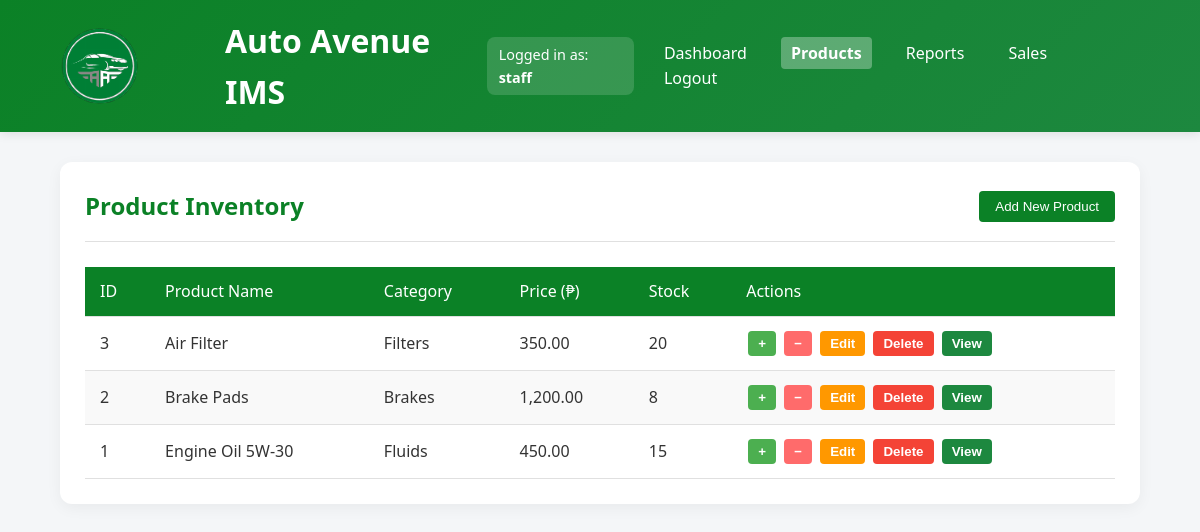
The app's page /products.php (signed in) with its own data.
### tables this page shows
CREATE TABLE `products` (
  `product_id` INT AUTO_INCREMENT PRIMARY KEY,
  `name` VARCHAR(100) NOT NULL,
  `description` TEXT,
  `quantity` INT NOT NULL DEFAULT 0,
  `price` DECIMAL(10,2) NOT NULL,
  `cost_price` DECIMAL(10,2),
  `category` VARCHAR(50),
  `supplier` VARCHAR(100),
  `supplier_contact` VARCHAR(100),
  `min_stock_level` INT DEFAULT 10,
  `is_active` BOOLEAN DEFAULT TRUE,
  `created_by` INT,
  `created_at` TIMESTAMP DEFAULT CURRENT_TIMESTAMP,
  `updated_at` TIMESTAMP DEFAULT CURRENT_TIMESTAMP ON UPDATE CURRENT_TIMESTAMP,
  `deleted_at` TIMESTAMP NULL,
  FOREIGN KEY (`created_by`) REFERENCES `users`(`user_id`) ON DELETE SET NULL,
  INDEX `idx_active` (`is_active`),
  INDEX `idx_category` (`category`)
);

### products.php (the view, shortened to what this page needs)
<?php
$conn = new mysqli('localhost', 'root', '', 'auto_avenue_db');
$result = null;
try {
    $sql = "SELECT * FROM products WHERE is_active = TRUE ORDER BY name ASC";
    $result = $conn->query($sql);
} catch (Exception $e) {
    $error_message = $e->getMessage();
}
?>
<!DOCTYPE html>
<html lang="en">
<head>
</head>
<body>
  <header>
    <div class="container">
      <div style="display: flex; align-items: center; gap: 15px;">
        <img src="autoavelogo.svg" alt="Auto Avenue Logo" class="logo" width="150">
        <h1>Auto Avenue IMS</h1>
      </div>
      <?php if (isset($_SESSION['role'])): ?>
        <div style="background-color: rgba(255, 255, 255, 0.15); padding: 6px 12px; border-radius: 8px; font-size: 0.9rem;">
          Logged in as: <strong><?= htmlspecialchars($_SESSION['role']) ?></strong>
        </div>
      <?php endif; ?>
      <nav>
        <a href="dashboard.php">Dashboard</a>
        <a href="products.php"class="active">Products</a>
        <a href="reports.php">Reports</a>
        <a href="sales.php">Sales</a>
        <a href="logout.php">Logout</a>
      </nav>
    </div>
  </header>
  <main class="main-content">
    <div class="page-header">
      <h2>Product Inventory</h2>
      <div>
        <button class="add-product-btn" onclick="location.href='add_product.php'">Add New Product</button>
      </div>
    </div>
    <?php if ($result && $result->num_rows > 0): ?>
      <table>
        <thead>
          <tr>
            <th>ID</th>
            <th>Product Name</th>
            <th>Category</th>
            <th>Price (₱)</th>
            <th>Stock</th>
            <th>Actions</th>
          </tr>
        </thead>
        <tbody>
          <?php while ($row = $result->fetch_assoc()): ?>
            <tr>
              <td><?= $row['product_id'] ?></td>
              <td><?= htmlspecialchars($row['name']) ?></td>
              <td><?= htmlspecialchars($row['category']) ?></td>
              <td><?= number_format($row['price'], 2) ?></td>
              <td class="<?= $row['quantity'] <= $row['min_stock_level'] ? 'low-stock' : '' ?>">
                <?= $row['quantity'] ?>
              </td>
              <td>
                <div class="action-buttons">
                  <form class="action-form" action="products.php" method="POST">
                      <button class="action-btn add-btn" type="submit">+</button>
                  </form>
                  <form class="action-form" action="products.php" method="POST">
                      <button class="action-btn remove-btn" type="submit">−</button>
                  </form>
                  <form class="action-form" action="edit_product.php" method="GET">
                      <button class="action-btn edit-btn" type="submit">Edit</button>
                  </form>
                  <form class="action-form" action="delete_product.php" method="POST" onsubmit="return confirm('Are you sure?')">
                      <button class="action-btn delete-btn" type="submit">Delete</button>
                  </form>
                  <button class="action-btn view-btn"
                          onclick="showProductDetails(
                            <?= htmlspecialchars(json_encode([
                              'name' => $row['name'],
                              'category' => $row['category'],
                              'supplier' => $row['supplier'] ?? 'N/A',
                              'price' => number_format($row['price'], 2),
                              'quantity' => $row['quantity'],
                              'min_stock' => $row['min_stock_level'],
                              'warranty_period' => $row['warranty_period'] ?? 'None',
                              'warranty_terms' => $row['warranty_terms'] ?? 'None specified',
                              'vin_code' => $row['vin_code'] ?? 'Not provided'
                            ]), ENT_QUOTES, 'UTF-8') ?>
                          )">
                    View
                  </button>
                </div>
              </td>
            </tr>
          <?php endwhile; ?>
        </tbody>
      </table>
    <?php else: ?>
      <div class="empty-state">
        <p>No products found. Would you like to <a href="add_product.php">add a new product</a>?</p>
      </div>
    <?php endif; ?>
  </main>
</body>
</html>

### products.php (style rules this page uses)
:root { --primary: rgb(11, 129, 38); --primary-light: rgb(29, 136, 63); --secondary: #ff6b6b; --text-color: #333; --text-light: #666; --bg-color: #f4f6f8; --border-color: #e0e0e0; --warning: #ff9800; --danger: #f44336; --info: #2196F3; }
* { box-sizing: border-box; margin: 0; padding: 0; }
body { font-family: 'Segoe UI', Tahoma, Geneva, Verdana, sans-serif; background-color: var(--bg-color); color: var(--text-color); line-height: 1.6; }
header { background: linear-gradient(135deg, var(--primary), var(--primary-light)); color: white; padding: 15px 0; box-shadow: 0 2px 10px rgba(0, 0, 0, 0.1); }
.container { width: 90%; max-width: 1200px; margin: 0 auto; display: flex; justify-content: space-between; align-items: center; }
nav a { color: white; text-decoration: none; margin-left: 20px; font-weight: 500; transition: all 0.3s ease; padding: 5px 10px; border-radius: 4px; }
nav a.active { background-color: rgba(255, 255, 255, 0.3); font-weight: 600; }
.main-content { width: 90%; max-width: 1200px; margin: 30px auto; background: white; border-radius: 12px; box-shadow: 0 4px 15px rgba(0, 0, 0, 0.05); padding: 25px; }
.page-header { display: flex; justify-content: space-between; align-items: center; margin-bottom: 25px; padding-bottom: 15px; border-bottom: 1px solid var(--border-color); }
.page-header h2 { color: var(--primary); }
.add-product-btn { background-color: var(--primary); color: white; border: none; padding: 8px 16px; border-radius: 4px; cursor: pointer; font-weight: 500; transition: background-color 0.3s ease; }
table { width: 100%; border-collapse: collapse; margin-top: 20px; }
th, td { padding: 12px 15px; text-align: left; border-bottom: 1px solid var(--border-color); }
th { background-color: var(--primary); color: white; font-weight: 500; }
tr:nth-child(even) { background-color: #f9f9f9; }
.action-btn { border: none; padding: 5px 10px; border-radius: 4px; cursor: pointer; font-weight: bold; transition: all 0.2s ease; margin: 2px; }
.add-btn { background-color: #4CAF50; color: white; }
.remove-btn { background-color: var(--secondary); color: white; }
.edit-btn { background-color: var(--warning); color: white; }
.delete-btn { background-color: var(--danger); color: white; }
.view-btn { background-color: var(--primary-light); color: white; }
.action-form { display: inline-block; }

### records on screen
products: product_id "3", name "Air Filter", category "Filters", price "350.00", quantity "20"
products: product_id "2", name "Brake Pads", category "Brakes", price "1,200.00", quantity "8"
products: product_id "1", name "Engine Oil 5W-30", category "Fluids", price "450.00", quantity "15"

### other values on screen
$_SESSION['role'] "staff"
